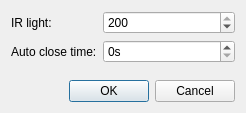
<?xml version="1.0" encoding="UTF-8"?>
<ui version="4.0">
 <class>IrLightConfigDialog</class>
 <widget class="QDialog" name="IrLightConfigDialog">
  <property name="geometry">
   <rect>
    <x>0</x>
    <y>0</y>
    <width>246</width>
    <height>113</height>
   </rect>
  </property>
  <property name="windowTitle">
   <string>Dialog</string>
  </property>
  <layout class="QVBoxLayout" name="verticalLayout">
   <item>
    <layout class="QFormLayout" name="formLayout">
     <item row="0" column="0">
      <widget class="QLabel" name="label">
       <property name="text">
        <string>IR light:</string>
       </property>
      </widget>
     </item>
     <item row="0" column="1">
      <widget class="QSpinBox" name="irLightSpinBox">
       <property name="maximum">
        <number>200</number>
       </property>
       <property name="singleStep">
        <number>10</number>
       </property>
       <property name="value">
        <number>200</number>
       </property>
      </widget>
     </item>
     <item row="1" column="0">
      <widget class="QLabel" name="label_2">
       <property name="text">
        <string>Auto close time:</string>
       </property>
      </widget>
     </item>
     <item row="1" column="1">
      <widget class="QSpinBox" name="irCloseTimeSpinBox">
       <property name="suffix">
        <string>s</string>
       </property>
       <property name="minimum">
        <number>0</number>
       </property>
       <property name="maximum">
        <number>120</number>
       </property>
      </widget>
     </item>
    </layout>
   </item>
   <item>
    <widget class="QDialogButtonBox" name="buttonBox">
     <property name="orientation">
      <enum>Qt::Horizontal</enum>
     </property>
     <property name="standardButtons">
      <set>QDialogButtonBox::Cancel|QDialogButtonBox::Ok</set>
     </property>
    </widget>
   </item>
  </layout>
 </widget>
 <resources/>
 <connections>
  <connection>
   <sender>buttonBox</sender>
   <signal>accepted()</signal>
   <receiver>IrLightConfigDialog</receiver>
   <slot>accept()</slot>
   <hints>
    <hint type="sourcelabel">
     <x>248</x>
     <y>254</y>
    </hint>
    <hint type="destinationlabel">
     <x>157</x>
     <y>274</y>
    </hint>
   </hints>
  </connection>
  <connection>
   <sender>buttonBox</sender>
   <signal>rejected()</signal>
   <receiver>IrLightConfigDialog</receiver>
   <slot>reject()</slot>
   <hints>
    <hint type="sourcelabel">
     <x>316</x>
     <y>260</y>
    </hint>
    <hint type="destinationlabel">
     <x>286</x>
     <y>274</y>
    </hint>
   </hints>
  </connection>
 </connections>
</ui>
